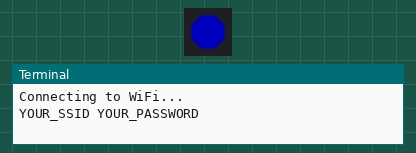
Bench run of a program on a simulated Raspberry Pi (BCM pin numbers). Parts: 1 RGB LEDs in strip order, left to right, the last lines printed to the terminal. Dim RGB values are drawn brighter than linear. At 1.5 s the program stops and its outputs stay as they are.

Above: at 0.1 s.
At 1.6 s:
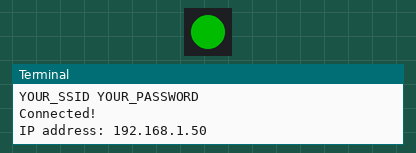
Timing chart, 0 to 3.0 s (numbered marks = the images above):
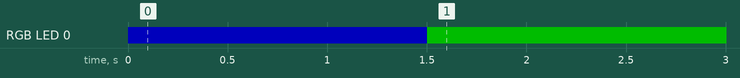

Measured:
- by itself, RGB LED 0: off → RGB(0, 0, 76) at 0.00 s, → RGB(0, 76, 0) 1.5 s later

The program:

wifi.py
```python
import wifi
import board
import neopixel
import config


print("Connecting to WiFi...")
print(config.ssid, config.wifi_password)
pixel = neopixel.NeoPixel(board.NEOPIXEL, 1, brightness=0.3)

# Set color (R, G, B)
pixel[0] = (0, 0, 255)

try:
    wifi.radio.connect(config.ssid, config.wifi_password)
    print("Connected!")
    print("IP address:", wifi.radio.ipv4_address)
    pixel[0] = (0, 255, 0)
except Exception as e:
    print("Failed to connect:", e)
    pixel[0] = (255, 0, 0)
```

config.py
```python
# config.py
# COPY THIS TO YOUR CIRCUITPY DIRECTORY!!!

# wifi
ssid = "YOUR_SSID"
wifi_password = "YOUR_PASSWORD"

# media_url: the rpi media server. Use the server computer's LAN IP, not localhost.
media_url = "http://192.168.1.100:3000"


# sensors
temperature_offset = -5
sea_level_pressure = 1013.25
```
